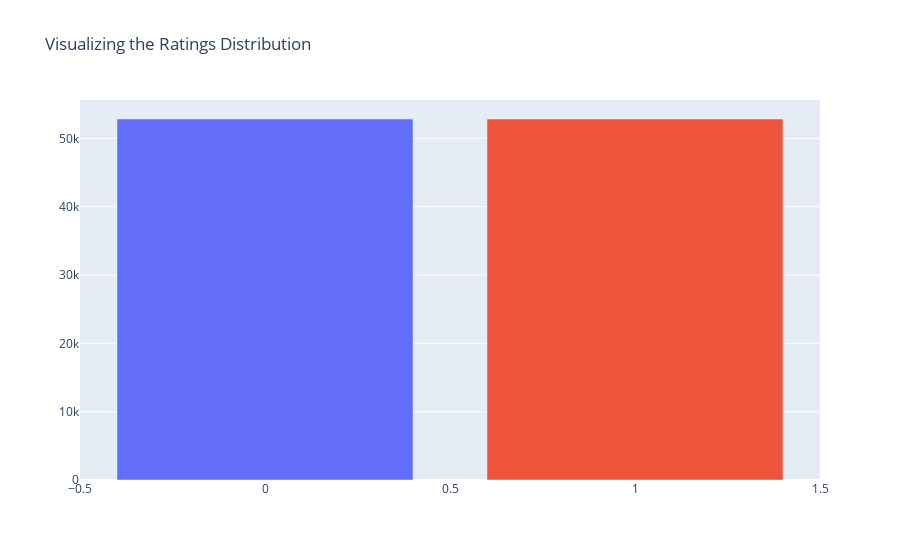

Notebook code cell kept with this figure:
### Code cell
# Ratings distribution in the dataset...
df_rating_count = df[['Hotel_name','label']].groupby(['label']).count().reset_index()
df_rating_count.columns = ['label','count']
fig = go.Figure(data=[go.Bar(x=df_rating_count.label,y=df_rating_count['count'],
                             marker_color=px.colors.qualitative.Plotly)])
fig.update_layout(title_text='Visualizing the Ratings Distribution')

### Figure 1 — Plotly figure (JSON) as saved in the notebook; plotly's stock layout.template omitted (floating-point values rounded to 4 significant figures)
{"data": [{"marker": {"color": ["#636EFA", "#EF553B", "#00CC96", "#AB63FA", "#FFA15A", "#19D3F3", "#FF6692", "#B6E880", "#FF97FF", "#FECB52"]}, "type": "bar", "x": [0, 1], "y": [52849, 52849]}], "layout": {"title": {"text": "Visualizing the Ratings Distribution"}}}
